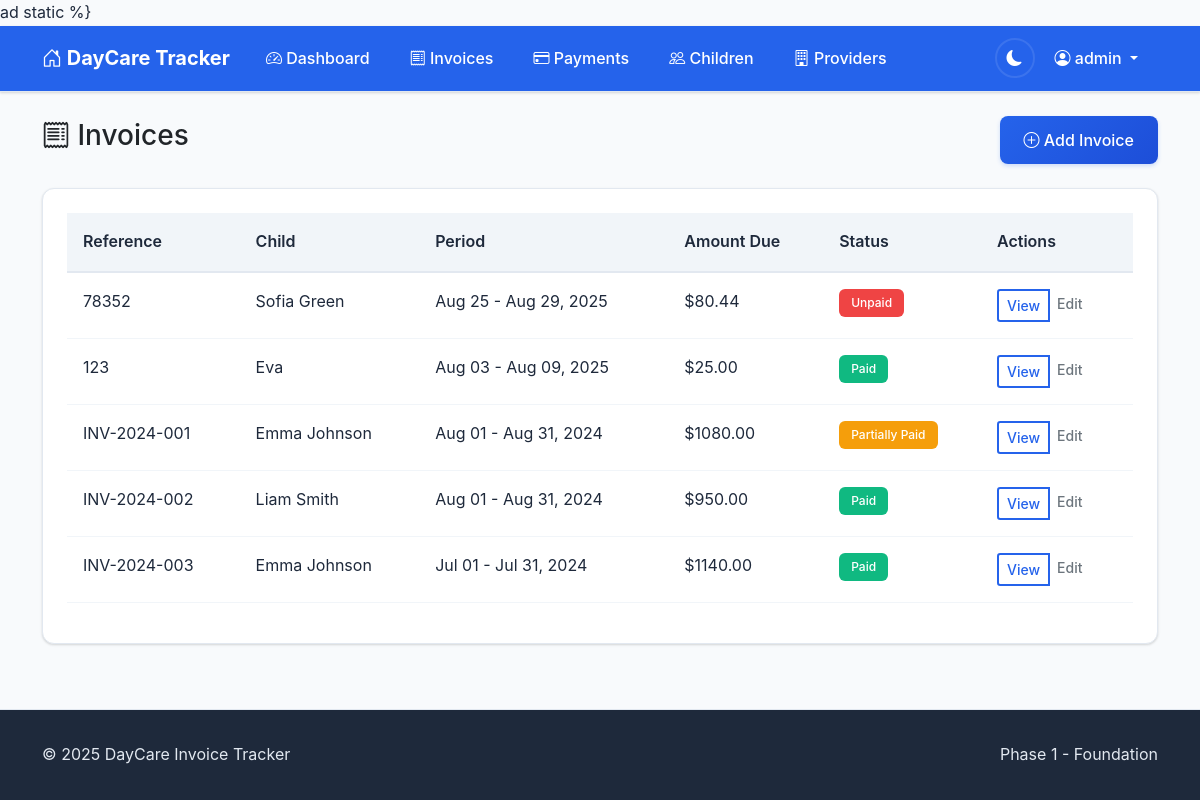
The page /invoices/ (signed in) on the database its author committed.
### accounts/models.py (models this page shows, shortened)
class CustomUser(AbstractUser):
    email = models.EmailField(unique=True)
    phone_number = models.CharField(max_length=15, blank=True)
    notification_preferences = models.JSONField(
        default=dict,
        help_text="User preferences for email/SMS notifications"
    )
    created_at = models.DateTimeField(auto_now_add=True)
    updated_at = models.DateTimeField(auto_now=True)

### invoices/models.py (models this page shows, shortened)
class Invoice(models.Model):
    PAYMENT_STATUS_CHOICES = [
        ('unpaid', 'Unpaid'),
        ('partial', 'Partially Paid'),
        ('paid', 'Paid'),
        ('overdue', 'Overdue'),
    ]
    child = models.ForeignKey(Child, on_delete=models.CASCADE, related_name='invoices')
    invoice_reference = models.CharField(max_length=50)
    period_start = models.DateField()
    period_end = models.DateField()
    issue_date = models.DateField()
    due_date = models.DateField(null=True, blank=True)
    original_amount = models.DecimalField(max_digits=10, decimal_places=2)
    discount_percentage = models.DecimalField(max_digits=5, decimal_places=2, default=Decimal('0.00'))
    discount_amount = models.DecimalField(max_digits=10, decimal_places=2, default=Decimal('0.00'))
    previous_balance = models.DecimalField(
        max_digits=10,
        decimal_places=2,
        default=Decimal('0.00'),
        help_text="Previous unpaid balance carried forward"
    )
    week_amount_due = models.DecimalField(
        max_digits=10,
        decimal_places=2,
        default=Decimal('0.00'),
        help_text="Amount due for this week only (excluding previous balance)"
    )
    total_amount_due = models.DecimalField(
        max_digits=10,
        decimal_places=2,
        default=Decimal('0.00'),
        help_text="Total amount due including previous balance"
    )
    amount_due = models.DecimalField(
        max_digits=10,
        decimal_places=2,
        help_text="Legacy field - use total_amount_due instead"
    )
    payment_status = models.CharField(max_length=10, choices=PAYMENT_STATUS_CHOICES, default='unpaid')
    fee_type = models.CharField(max_length=100, blank=True)
    pdf_file = models.FileField(upload_to='invoices/%Y/%m/', null=True, blank=True)
    extracted_from_email = models.BooleanField(default=False)
    email_message_id = models.CharField(max_length=255, blank=True)
    created_at = models.DateTimeField(auto_now_add=True)
    updated_at = models.DateTimeField(auto_now=True)
    class Meta:
        ordering = ['-issue_date']
        unique_together = ['child', 'invoice_reference']

class Child(models.Model):
    user = models.ForeignKey(User, on_delete=models.CASCADE, related_name='children')
    name = models.CharField(max_length=100)
    reference_number = models.CharField(max_length=20)
    date_of_birth = models.DateField(null=True, blank=True)
    daycare_provider = models.ForeignKey(DaycareProvider, on_delete=models.CASCADE, related_name='children')
    is_active = models.BooleanField(default=True)
    created_at = models.DateTimeField(auto_now_add=True)
    updated_at = models.DateTimeField(auto_now=True)
    class Meta:
        ordering = ['name']
        unique_together = ['user', 'reference_number', 'daycare_provider']

### invoices/views.py (the view)
# urls.py: path('invoices/', views.InvoiceListView.as_view(), name='invoice_list'),
class InvoiceListView(LoginRequiredMixin, ListView):
    model = Invoice
    template_name = 'invoices/invoice_list.html'
    context_object_name = 'invoices'
    paginate_by = 20
    def get_queryset(self):
        queryset = Invoice.objects.filter(
            child__user=self.request.user
        ).select_related(
            'child', 'child__daycare_provider'
        ).order_by('-issue_date')
        child_id = self.request.GET.get('child')
        if child_id:
            try:
                child_id = int(child_id)
                queryset = queryset.filter(child_id=child_id)
            except (ValueError, TypeError):
                pass
        status = self.request.GET.get('status')
        if status and status in ['paid', 'partial', 'unpaid', 'overdue']:
            queryset = queryset.filter(payment_status=status)
        return queryset

### templates/invoices/invoice_list.html (shortened to what this page needs)
{% extends 'base.html' %}
{% block page_header %}
<div class="d-flex justify-content-between align-items-center mb-4">
    <h1 class="h3">
        <i class="bi bi-receipt"></i>
        Invoices
    </h1>
    <a href="{% url 'invoices:invoice_create' %}" class="btn btn-primary">
        <i class="bi bi-plus-circle"></i>
        Add Invoice
    </a>
</div>
{% endblock %}
{% block content %}
<div class="card">
    <div class="card-body">
        {% if invoices %}
            <div class="table-responsive">
                <table class="table">
                    <thead>
                        <tr>
                            <th>Reference</th>
                            <th>Child</th>
                            <th>Period</th>
                            <th>Amount Due</th>
                            <th>Status</th>
                            <th>Actions</th>
                        </tr>
                    </thead>
                    <tbody>
                        {% for invoice in invoices %}
                        <tr>
                            <td>{{ invoice.invoice_reference }}</td>
                            <td>{{ invoice.child.name }}</td>
                            <td>{{ invoice.period_start|date:"M d" }} - {{ invoice.period_end|date:"M d, Y" }}</td>
                            <td>${{ invoice.amount_due|floatformat:2 }}</td>
                            <td>
                                <span class="badge badge-{{ invoice.payment_status }}">
                                    {{ invoice.get_payment_status_display }}
                                </span>
                            </td>
                            <td>
                                <div class="btn-group btn-group-sm">
                                    <a href="{% url 'invoices:invoice_detail' invoice.pk %}" class="btn btn-outline-primary">View</a>
                                    <a href="{% url 'invoices:invoice_edit' invoice.pk %}" class="btn btn-outline-secondary">Edit</a>
                                </div>
                            </td>
                        </tr>
                        {% endfor %}
                    </tbody>
                </table>
            </div>
        {% endif %}
    </div>
</div>
{% endblock %}

### templates/base.html (shortened to what this page needs)
<!DOCTYPE html>
<html lang="en">
<head>
    <link href="https://cdn.jsdelivr.net/npm/bootstrap@5.1.3/dist/css/bootstrap.min.css" rel="stylesheet">
    <link rel="stylesheet" href="https://cdn.jsdelivr.net/npm/bootstrap-icons@1.7.2/font/bootstrap-icons.css">
    {% load static %}
    <link href="{% static 'css/main.css' %}" rel="stylesheet">
</head>
<body class="d-flex flex-column min-vh-100">
    <nav class="navbar navbar-expand-lg navbar-dark bg-primary">
        <div class="container">
            <a class="navbar-brand" href="{% url 'invoices:dashboard' %}">
                <i class="bi bi-house-door"></i>
                DayCare Tracker
            </a>
            <div class="collapse navbar-collapse" id="navbarNav">
                {% if user.is_authenticated %}
                <ul class="navbar-nav me-auto">
                    <li class="nav-item">
                        <a class="nav-link" href="{% url 'invoices:dashboard' %}">
                            <i class="bi bi-speedometer2"></i>
                            Dashboard
                        </a>
                    </li>
                    <li class="nav-item">
                        <a class="nav-link" href="{% url 'invoices:invoice_list' %}">
                            <i class="bi bi-receipt"></i>
                            Invoices
                        </a>
                    </li>
                    <li class="nav-item">
                        <a class="nav-link" href="{% url 'invoices:payment_list' %}">
                            <i class="bi bi-credit-card"></i>
                            Payments
                        </a>
                    </li>
                    <li class="nav-item">
                        <a class="nav-link" href="{% url 'invoices:child_list' %}">
                            <i class="bi bi-people"></i>
                            Children
                        </a>
                    </li>
                    <li class="nav-item">
                        <a class="nav-link" href="{% url 'invoices:provider_list' %}">
                            <i class="bi bi-building"></i>
                            Providers
                        </a>
                    </li>
                </ul>
                <ul class="navbar-nav">
                    <li class="nav-item d-flex align-items-center">
                        <button class="theme-toggle" id="themeToggle" aria-label="Toggle dark mode" title="Toggle theme">
                            <i class="bi bi-sun-fill" id="themeIcon"></i>
                        </button>
                    </li>
                    <li class="nav-item dropdown">
                        <a class="nav-link dropdown-toggle" href="#" id="navbarDropdown" role="button" data-bs-toggle="dropdown">
                            <i class="bi bi-person-circle"></i>
                            {{ user.username }}
                        </a>
                    </li>
                </ul>
                {% endif %}
            </div>
        </div>
    </nav>
    <main class="flex-grow-1">
        <div class="container mt-4">
            {% block page_header %}{% endblock %}
            {% block content %}{% endblock %}
        </div>
    </main>
    <footer class="footer mt-auto">
        <div class="container">
            <div class="row">
                <div class="col-md-6">
                    <p class="mb-0">&copy; 2025 DayCare Invoice Tracker</p>
                </div>
                <div class="col-md-6 text-end">
                    <p class="mb-0">Phase 1 - Foundation</p>
                </div>
            </div>
        </div>
    </footer>
</body>
</html>

### static/css/main.css (style rules this page uses)
:root { --bs-primary: #2563eb; --bs-secondary: #64748b; --bs-success: #10b981; --bs-warning: #f59e0b; --bs-danger: #ef4444; --bs-info: #06b6d4; --bg-primary: #ffffff; --bg-secondary: #f8fafc; --bg-tertiary: #f1f5f9; --text-primary: #1e293b; --text-secondary: #64748b; --text-muted: #94a3b8; --border-color: #e2e8f0; --border-light: #f1f5f9; --card-bg: #ffffff; --card-border: #e2e8f0; --card-shadow: 0 1px 3px 0 rgba(0, 0, 0, 0.1), 0 1px 2px 0 rgba(0, 0, 0, 0.06); --card-shadow-hover: 0 10px 15px -3px rgba(0, 0, 0, 0.1), 0 4px 6px -2px rgba(0, 0, 0, 0.05); --navbar-bg: var(--bs-primary); --navbar-text: #ffffff; --navbar-hover: rgba(255, 255, 255, 0.1); --input-bg: #ffffff; --input-border: #d1d5db; --input-focus-border: var(--bs-primary); --input-focus-shadow: 0 0 0 3px rgba(37, 99, 235, 0.1); --stats-children: #8b5cf6; --stats-invoices: #06b6d4; --stats-paid: #10b981; --stats-outstanding: #f59e0b; --stats-overdue: #ef4444; --btn-primary-bg: var(--bs-primary); --btn-primary-hover: #1d4ed8; --btn-secondary-bg: #64748b; --btn-secondary-hover: #475569; --footer-bg: #1e293b; --footer-text: #e2e8f0; --transition-fast: 0.15s ease-in-out; --transition-medium: 0.3s ease-in-out; --transition-slow: 0.5s ease-in-out; }
* { transition: background-color var(--transition-fast), color var(--transition-fast), border-color var(--transition-fast), box-shadow var(--transition-fast); }
body { font-family: -apple-system, BlinkMacSystemFont, "Segoe UI", Roboto, "Helvetica Neue", Arial, "Noto Sans", sans-serif; background-color: var(--bg-secondary); color: var(--text-primary); line-height: 1.6; }
.navbar { background-color: var(--navbar-bg) !important; box-shadow: var(--card-shadow); border-bottom: 1px solid var(--border-color); }
.navbar-brand { font-weight: 700; font-size: 1.25rem; color: var(--navbar-text) !important; }
.navbar-nav .nav-link { color: var(--navbar-text) !important; font-weight: 500; padding: 0.75rem 1rem !important; border-radius: 0.375rem; margin: 0 0.25rem; transition: all var(--transition-fast); }
.theme-toggle { background: none; border: 2px solid var(--navbar-hover); color: var(--navbar-text); width: 40px; height: 40px; border-radius: 50%; display: flex; align-items: center; justify-content: center; transition: all var(--transition-fast); margin-left: 1rem; }
.card { background-color: var(--card-bg); border: 1px solid var(--card-border); border-radius: 0.75rem; box-shadow: var(--card-shadow); transition: all var(--transition-medium); overflow: hidden; }
.card-body { padding: 1.5rem; }
.btn { border-radius: 0.5rem; font-weight: 500; padding: 0.75rem 1.5rem; transition: all var(--transition-fast); border: none; }
.btn-primary { background: linear-gradient(135deg, var(--btn-primary-bg) 0%, var(--btn-primary-hover) 100%); color: white; box-shadow: 0 2px 4px rgba(37, 99, 235, 0.2); }
.btn-outline-primary { border: 2px solid var(--bs-primary); color: var(--bs-primary); background: transparent; }
.table { background-color: var(--card-bg); color: var(--text-primary); border-color: var(--border-color); }
.table th { background-color: var(--bg-tertiary); color: var(--text-primary); font-weight: 600; border-bottom: 2px solid var(--border-color); padding: 1rem; }
.table td { padding: 1rem; border-bottom: 1px solid var(--border-light); }
.badge { font-weight: 500; padding: 0.5rem 0.75rem; border-radius: 0.375rem; font-size: 0.75rem; }
.badge-unpaid { background-color: var(--stats-overdue); color: white; }
.badge-partial { background-color: var(--stats-outstanding); color: white; }
.badge-paid { background-color: var(--stats-paid); color: white; }
.footer { background-color: var(--footer-bg); color: var(--footer-text); padding: 2rem 0; margin-top: 3rem; border-top: 1px solid var(--border-color); }
html { scroll-behavior: smooth; }

### rows shown on the page
CustomUser: username "admin"
Invoice: invoice_reference "78352", child.name "Sofia Green", period_start "Aug 25", period_end "Aug 29, 2025", amount_due "80.44", payment_status "Unpaid"
Invoice: invoice_reference "123", child.name "Eva", period_start "Aug 03", period_end "Aug 09, 2025", amount_due "25.00", payment_status "Paid"
Invoice: invoice_reference "INV-2024-001", child.name "Emma Johnson", period_start "Aug 01", period_end "Aug 31, 2024", amount_due "1080.00", payment_status "Partially Paid"
Invoice: invoice_reference "INV-2024-002", child.name "Liam Smith", period_start "Aug 01", period_end "Aug 31, 2024", amount_due "950.00", payment_status "Paid"
Invoice: invoice_reference "INV-2024-003", child.name "Emma Johnson", period_start "Jul 01", period_end "Jul 31, 2024", amount_due "1140.00", payment_status "Paid"
